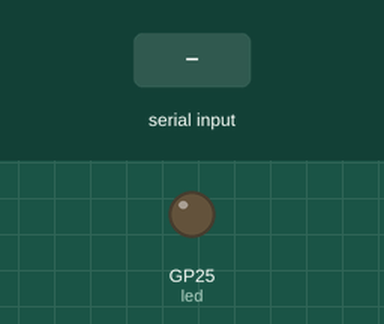
This program was run on a simulated Raspberry Pi Pico running MicroPython. On the bench: output pins drawn as LEDs (lit = HIGH). The test bench sets the inputs (shaded band).

Above: at 1.2 s.
1.3 s: "Gui" received over the second serial link
At 1.6 s:
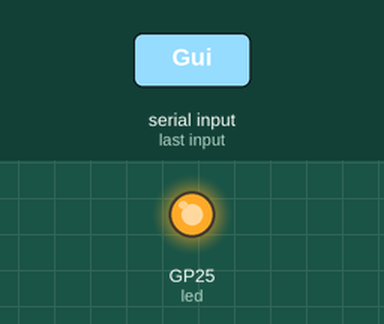
Timing chart, 0 to 4.3 s (numbered marks = the images above; inputs shaded):
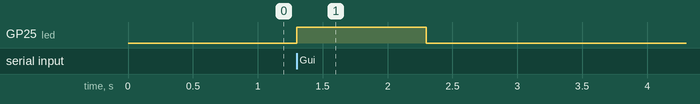

The program:

main.py
```python
from machine import Pin, UART
import time
# LED Blink
led = Pin(25, Pin.OUT)
# UART Init
# init with given baudrate TX: Pin 4, RX: Pin 5
uart = UART(1, 9600, tx=Pin(4), rx=Pin(5))
# uart.init(9600, bits=8, parity=None, stop=1)  # init with given parameters

while True:
    rxData = bytes()
    # while uart.any() > 0:
    if uart.any()>0:
        rxData=uart.read()
        if rxData.decode('utf-8')=='Gui':
            uart.write("Phung Minh Duc")
            led.value(1)
            time.sleep(1)
            led.value(0)
            time.sleep(1)
```

Measured:
- after the input at 1.3 s, GP25 (led): LOW → HIGH at once, → LOW 1.0 s later
